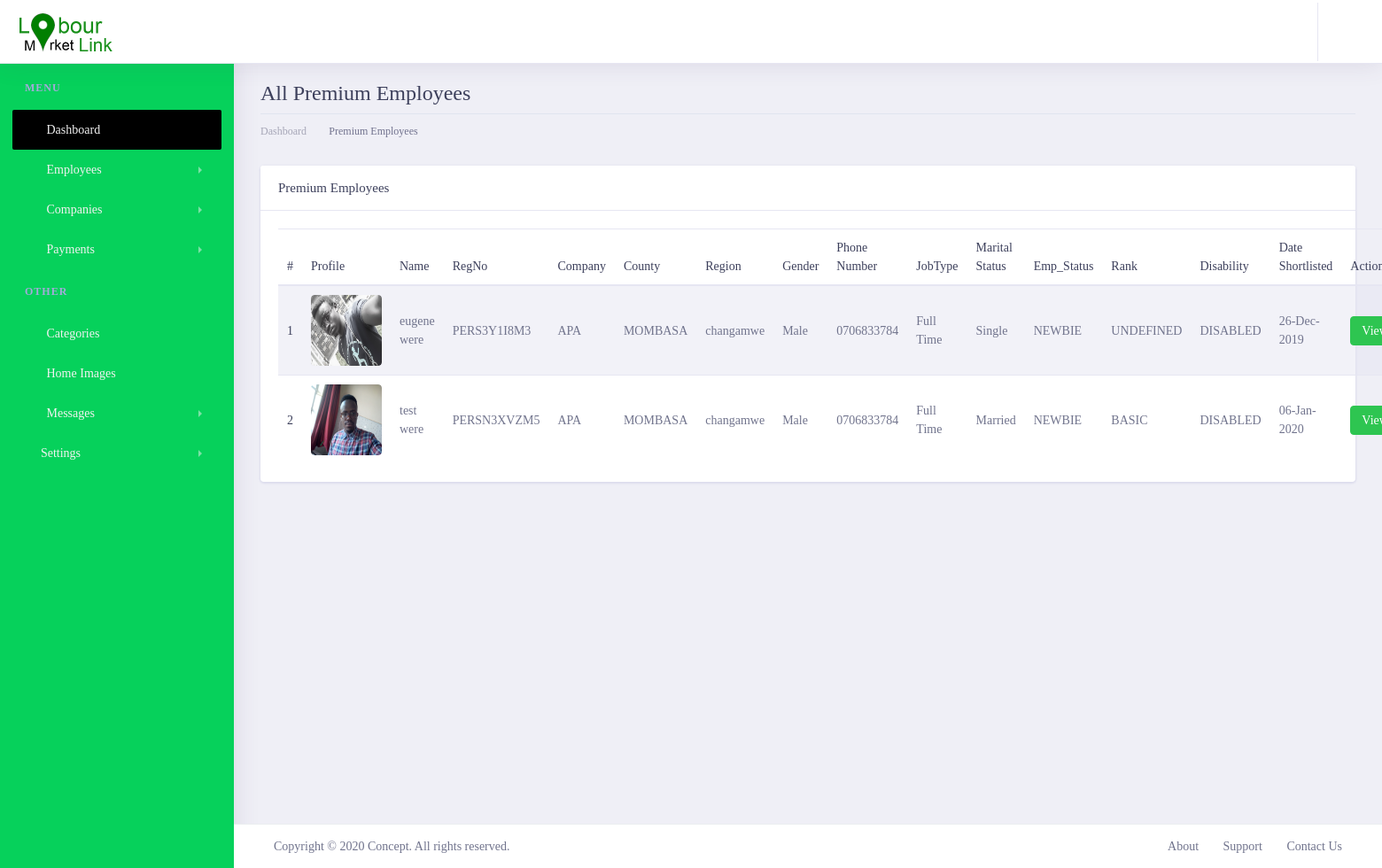
/lmladmin/shortlistedemployees/ (signed in), run on the app's committed database.
### lmlappadmin/models.py (models this page shows, shortened)
class CompanyShortlistCustomers(models.Model):
    company = models.ForeignKey(Company, on_delete=models.CASCADE)
    customer = models.ForeignKey(Customer, on_delete=models.CASCADE)
    created_at = models.DateTimeField(auto_now_add=True)
    updated_at = models.DateTimeField(auto_now=True)

class Customer(get_user_model()):
    profile_image = models.ImageField(max_length=200, upload_to='customerImages', null=True, blank=True)
    regpayment = models.ForeignKey(CustomerPayments, on_delete=models.CASCADE, null=True, blank=True)
    country = models.CharField(max_length=100,null=False, blank=False)
    county = models.ForeignKey(County, on_delete=models.CASCADE, null=False, blank=False)
    region = models.ForeignKey(Region, on_delete=models.CASCADE, null=False, blank=False)
    gender = models.CharField(max_length=100,null=False, blank=False)
    category = models.ForeignKey(Category, on_delete=models.CASCADE, max_length=200, null=False, blank=False)
    phone_number = models.CharField(max_length=20, null=False, blank=False)
    date_of_birth = models.DateField(default=datetime.datetime.now)
    landmark = models.CharField(max_length=100,null=True, blank=True)
    huduma_no = models.CharField(max_length=100,null=True, blank=True)
    job_type = models.CharField(max_length=200, null=False, blank=False)
    disability = models.TextField(null=True, blank=True)
    marital_status = models.CharField(max_length=100,null=True, blank=True)
    created_at = models.DateTimeField(auto_now_add=True)
    updated_at = models.DateTimeField(auto_now=True)
    biography = models.TextField()
    PERSONNEL_STATUS = {
        ('NEWBIE', 'Newbie'),
        ('REGISTERED_CONFIRMED', 'Registerd_confirmed'),
        ('DEACTIVATED', 'Deactivated'),
    }
    status = models.CharField(choices=PERSONNEL_STATUS, default='NEWBIE', max_length=200, null=False, blank=False)
    RANK_STATUS = {
        ('BASIC', 'Basic'),
        ('PREMIUM', 'Premium'),
        ('ULTIMATE', 'Ultimate'),
    }
    rank_status = models.CharField(choices=RANK_STATUS, default='BASIC', max_length=200, null=False, blank=False)
    DISABILITY_STATUS=[
        ('DISABLED','Disabled'),
        ('NOT_DISABLED','Not_Disabled')
    ]
    disability_status =models.CharField(choices=DISABILITY_STATUS, default='NOT_DISABLED', max_length=200, null=True, blank=False)
    class Meta:
        verbose_name = 'Customer'
        verbose_name_plural = 'Customers'
    @property
    def customer_reg_no(self):
        regno = CustomerRegNo.objects.filter(customer=self).first()
        if regno:
            return regno.personel_reg_no
        else:
            return 'NO_REGNO_ON_THIS_GUY'

class CustomerRegNo(models.Model):
    customer = models.ForeignKey(Customer, on_delete=models.CASCADE)
    personel_reg_no = models.CharField(max_length=100, null=False, blank=False, unique=True)
    created_at = models.DateTimeField(auto_now_add=True)
    updated_at = models.DateTimeField(auto_now=True)

class Company(get_user_model()):
    logo = models.ImageField(max_length=200, upload_to='employerlogo', null=True, blank=True)
    regpayment = models.ForeignKey(CompanyRegistrationPayment, on_delete=models.CASCADE, null=True, blank=True)
    category = models.ForeignKey(Category, on_delete=models.CASCADE, max_length=200, null=False, blank=False)
    company_name = models.CharField(max_length=200, null=False, blank=False)
    phone_number = models.CharField(max_length=200, null=False, blank=False, default='0700000000')
    county = models.ForeignKey(County, on_delete=models.CASCADE, null=False, blank=False)
    region = models.ForeignKey(Region, on_delete=models.CASCADE, null=False, blank=False)
    landmark = models.CharField(max_length=100,null=False, blank=False)
    company_motto =models.CharField(max_length=100,null=False, blank=False)
    brief_details = models.TextField()
    bizness_entity_type = models.CharField(max_length=100,null=False, blank=False)
    date_created = models.DateField(default=datetime.datetime.now, null=False, blank=False )
    description = models.TextField()
    website = models.CharField(max_length=100,null=True, blank=True)
    company_email = models.CharField(max_length=100,null=False, blank=False)
    kra_number = models.CharField(max_length=100,null=False, blank=False)
    alphanumeric = RegexValidator(r'^[0-9a-zA-Z]*$', 'Only alphanumeric characters are allowed.')
    bussiness_reg_no = models.CharField(max_length=100,null=True, blank=True,unique=True, validators=[alphanumeric])
    created_at = models.DateTimeField(auto_now_add=True)
    updated_at = models.DateTimeField(auto_now=True)
    COMPANY_STATUS ={
        ('NEWBIE','Newbie'),
        ('REGISTERED_CONFIRMED','Registerd_confirmed'),
        ('DEACTIVATED','Deactivated'),
    }
    status = models.CharField( choices=COMPANY_STATUS, default='NEWBIE', max_length=200, null=False, blank=False)
    RANK_STATUS = {
        ('UNDEFINED','Undefined'),
        ('BASIC','Basic'),
        ('PREMIUM', 'Premium'),
        ('ULTIMATE', 'Ultimate'),
        ('PRO_BASIC', 'Pro_basic'),
        ('PRO_ULTIMATE', 'Pro_ultimate'),
        ('PLATINUM', 'Platinum'),
    }
    rank_status = models.CharField( choices=RANK_STATUS, default='UNDEFINED', max_length=200, null=False, blank=False)
    class Meta:
        verbose_name = 'Employer'
        verbose_name_plural = 'Employers'

class County(models.Model):
    county_number = models.IntegerField(null=False,blank=False)
    county = models.CharField(max_length=200,null=False,blank=False)
    created_at = models.DateTimeField(auto_now_add=True)
    updated_at = models.DateTimeField(auto_now=True)
    def __str__(self):
        return '%s' % (self.county)

class Region(models.Model):
    county_number = models.IntegerField(null=False,blank=False)
    region = models.CharField(max_length=200,null=False,blank=False)
    ward = models.CharField(max_length=200,null=False,blank=False)
    created_at = models.DateTimeField(auto_now_add=True)
    updated_at = models.DateTimeField(auto_now=True)
    def __str__(self):
        return '%s' % (self.region)

### lmlappadmin/views.py (the view)
# urls.py: path('shortlistedemployees/',views.shortlistedemployees, name='shortlistedemployees'),
@login_required()
def shortlistedemployees(request):
    employ = CompanyShortlistCustomers.objects.filter()
    context = {
        'title': 'ShortlistedEmployees',
        'customers': employ,
    }
    return render(request,'employee/shortlistedemployies.html', context)

### lmlapp/templatetags/call_methods.py (called while the page is built)
@register.filter(name='contactushome')
def comments(request):
    contactushome = ContactUsHome.objects.filter(status="UNREAD").order_by("-created_at")
    if contactushome is not None:
        return contactushome
    return False

@register.filter(name='contactushomecount')
def commentscount(request):
    contactushomecount = ContactUsHome.objects.count()
    if contactushomecount > 0:
        return contactushomecount
    return False

### lmlappadmin/templates/employee/shortlistedemployies.html
{% extends 'admin/layout.html' %}
{% load static %}
{% block content %}
       <div class="dashboard-wrapper ml-0">
            <div class="container-fluid  dashboard-content">
                <div class="row">
                    <div class="col-xl-12 col-lg-12 col-md-12 col-sm-12 col-12">
                        <div class="page-header">
                            <h2 class="pageheader-title"> All Premium Employees</h2>
                            <div class="page-breadcrumb">
                                <nav aria-label="breadcrumb">
                                    <ol class="breadcrumb">
                                        <li class="breadcrumb-item"><a href="{% url 'LMLAdmin:home' %}" class="breadcrumb-link">Dashboard</a></li>
                                        <li class="breadcrumb-item active" aria-current="page">Premium Employees</li>
                                    </ol>
                                </nav>
                            </div>
                        </div>
                    </div>
                </div>
                <div class="row">
                    <div class="col-xl-12 col-lg-12 col-md-12 col-sm-12 col-12">
                            <div class="card">
                                <h5 class="card-header">Premium Employees</h5>
                                <div class="card-body">
                                    <table class="table table-striped">
                                        <thead>
                                            <tr>
                                                <th scope="col">#</th>
                                                <th scope="col">Profile</th>
                                                <th scope="col">Name</th>
                                                <th scope="col">RegNo</th>
                                                <th scope="col">Company</th>
                                                <th scope="col">County</th>
                                                <th scope="col">Region</th>
                                                <th scope="col">Gender</th>
                                                <th scope="col">Phone Number</th>
                                                <th scope="col">JobType</th>
                                                <th scope="col">Marital Status</th>
                                                <th scope="col">Emp_Status</th>
                                                <th scope="col">Rank</th>
                                                <th scope="col">Disability</th>
                                                <th scope="col">Date Shortlisted</th>
                                                <th scope="col">Action</th>
                                            </tr>
                                        </thead>
                                        <tbody>
                                            {% for employee in customers %}
                                                <tr>
                                                    <th scope="row">{{forloop.counter}}</th>
                                                    <td>
                                                        <div style="width: 80px; height: 80px; overflow: hidden;" class="rounded">
                                                            <img class="w-100 h-100 rounded" src="{{ employee.customer.profile_image.url }}" alt="">
                                                        </div>
                                                    </td>
                                                    <td>{{employee.customer.first_name}} {{ employee.customer.last_name }}</td>
                                                     <td>{{employee.customer.customer_reg_no}}</td>
                                                    <td>{{employee.company.company_name }}</td>
                                                    <td>{{employee.customer.county}}</td>
                                                    <td>{{employee.customer.region}}</td>
                                                    <td>{{employee.customer.gender}}</td>
                                                    <td>{{employee.customer.phone_number}}</td>
                                                    <td>{{employee.customer.job_type }}</td>
                                                    <td>{{employee.customer.marital_status}}</td>
                                                    <td>{{employee.customer.status}}</td>
                                                    <td>{{employee.customer.rank_status}}</td>
                                                    <td>{{employee.customer.disability_status}}</td>
                                                    <td>{{employee.created_at|date:'d-M-Y'}}</td>
                                                    <td>
                                                        <a href="" class="btn btn-success btn-sm rounded">View</a>
                                                    </td>
                                                </tr>
                                            {%  endfor  %}
                                        </tbody>
                                    </table>
                                </div>
                            </div>
                        </div>
                </div>
            </div>
        </div>
{% endblock content %}

### data on the page
CompanyShortlistCustomers: customer.profile_image (picture), customer.first_name "eugene", customer.last_name "were", customer.customer_reg_no "PERS3Y1I8M3", company.company_name "APA", customer.county "MOMBASA", customer.region "changamwe", customer.gender "Male", customer.phone_number "0706833784", customer.job_type "Full Time", customer.marital_status "Single", customer.status "NEWBIE", customer.rank_status "UNDEFINED", customer.disability_status "DISABLED", created_at "26-Dec-2019"
CompanyShortlistCustomers: customer.profile_image (picture), customer.first_name "test", customer.last_name "were", customer.customer_reg_no "PERSN3XVZM5", company.company_name "APA", customer.county "MOMBASA", customer.region "changamwe", customer.gender "Male", customer.phone_number "0706833784", customer.job_type "Full Time", customer.marital_status "Married", customer.status "NEWBIE", customer.rank_status "BASIC", customer.disability_status "DISABLED", created_at "06-Jan-2020"
